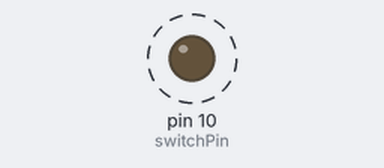
This sketch was run on a simulated Arduino Uno, built with avr-gcc and run on an emulated ATmega328P. Shown: output pins drawn as LEDs (lit = HIGH). Dashed ring = blinking.

Above: at 0.5 s.
Timing chart, 0 to 4.6 s (numbered marks = the images above):
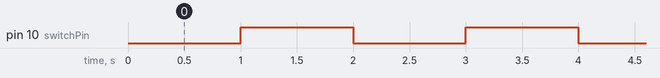

The sketch:

tip31.ino
```cpp
/**
 *  Using a TIP31 to turn an LED on and off
 *  by Owen Mundy 2012
 */

int switchPin = 10;

void setup(){
  pinMode(switchPin,OUTPUT);
}

void loop(){
  digitalWrite(switchPin, LOW);   // turn LED OFF
  delay(1000);
  digitalWrite(switchPin, HIGH);  // turn LED ON
  delay(1000);
}
```

Measured:
- by itself, pin 10 (switchPin): alternates HIGH for 1.0 s and LOW for 1.0 s
